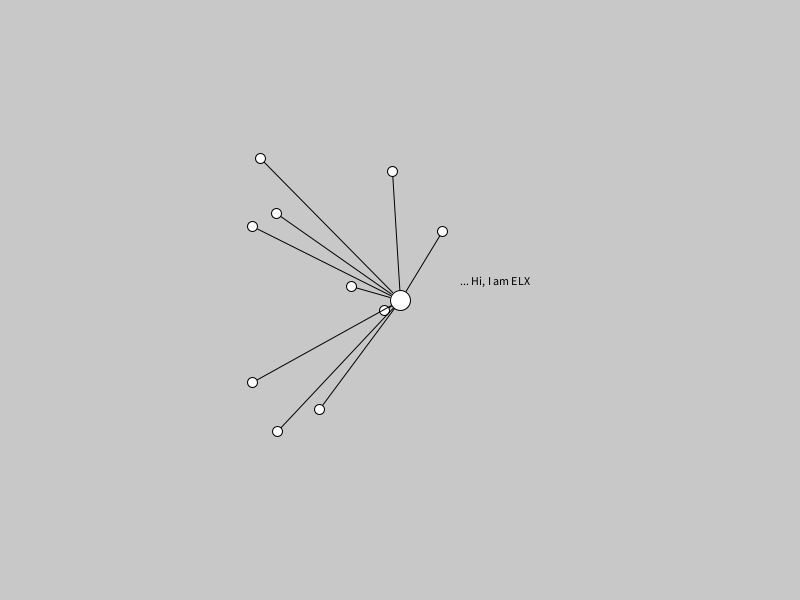
Frame 1 (no input)
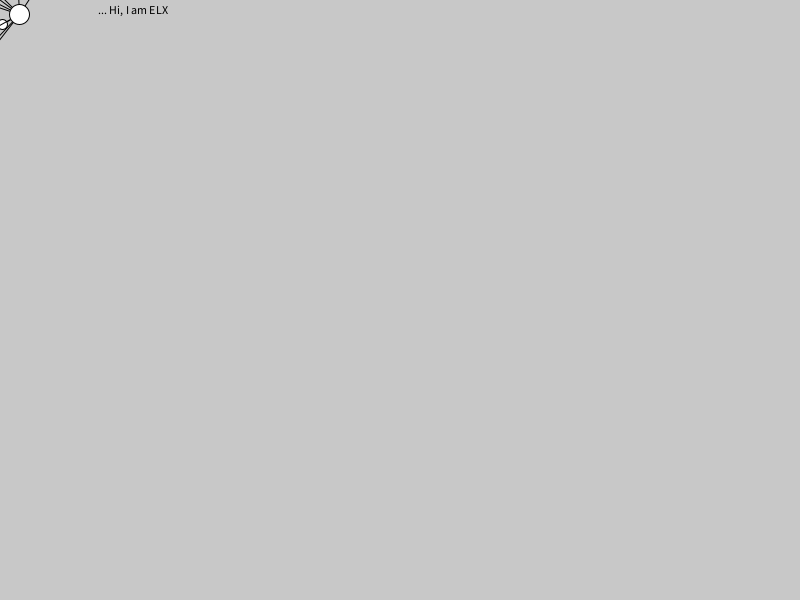
Frame 60 (the mouse pressed at the canvas centre just before this capture)
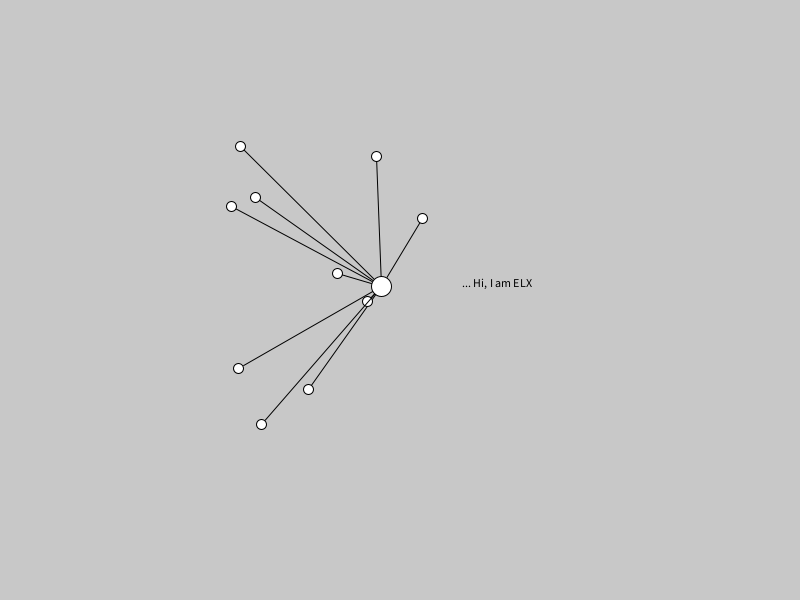
Frame 120 (the mouse held since frame 60 and released just before this capture)

The Processing sketch that drew these frames (run headless with seeded random() and noise(); from frame 60 on, the mouse is pressed at the canvas centre):

// Processing sketch: elx
// ── elx.pde

static int NODE_SIZE = 10;

node root;
node[] leaf;

void setup() {
  size(800, 600);
  root = new node((node)null);
  
  leaf = new node[NODE_SIZE];
  for (int i = 0; i < NODE_SIZE; i++) {
    leaf[i] = new node(root);
  }
}


void draw() {
  background(200);
  
  for (int i = 0; i < NODE_SIZE; i++) {
    leaf[i].show();
    leaf[i].move();
  }
  
  root.show();
  root.move();
  root.speak();
}

// ── node.pde
class node {
  
  int   layer = 0;
  float x = 0;
  float y = 0;
  float vx = 0;
  float vy = 0;
  node  father = null;
  float step = 0;
  String[] texts;
  
  node(node parent) {
    if (parent == null) { // this will be the root node
      texts =  new String[20];
    }
    else {
      father = parent;
      x = random(-1, 1) * 150;
      y = random(-1, 1) * 150;
      step = random(0, 100);
    }
  }
  
  void show() {
    pushMatrix();
    
    if (father == null) {
      translate(width/2, height/2);
      ellipse(x, y, 20, 20);
    }
    else {
      float x_noise = (noise(step) - 0.5) * 20;
      float y_noise = (noise(step + 100) - 0.5) * 20;
      translate(width/2 + father.x, height/2 + father.y);
      line(x + x_noise, y + y_noise, 0, 0);
      ellipse(x + x_noise, y + y_noise , 10, 10);
    }
    
    popMatrix();
  }

  void move() {
    vx = (mouseX - width/2 - x);
    vy = (mouseY - height/2 - y);
    if (father == null) {
      x = x + 0.05 * vx;
      y = y + 0.05 * vy;
    }
    step += 0.01;
   
  }
  
  void speak() {
       
    texts[0] = "... Hi, I am ELX";
    texts[1] = "... Steven created me";
    texts[2] = "... He sent me to you";
    texts[3] = "... He think I might be cute enough to make you happy";
    texts[4] = "... I am not very intelligent at the moment";
    texts[5] = "... But Steven will make me more clever";
    texts[6] = "... Maybe oneday I can program you";
    texts[7] = "... But not today";
    texts[8] = "... Today is my Birthday, you know that";
    texts[9] = "... And my birthday wish is you will never be hurt again";
    
    pushStyle();
    fill(0, 0, 0);
    text(texts[int(step / 3) % 10], x + width/2 + 80, y + height/2);
    popStyle();
    
  }
  
}
